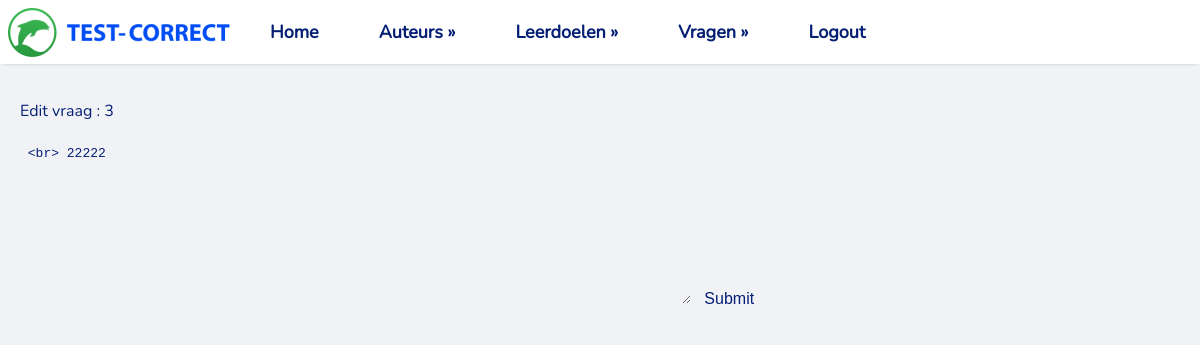
/update_web/3, run on an earlier commit of the app's database.
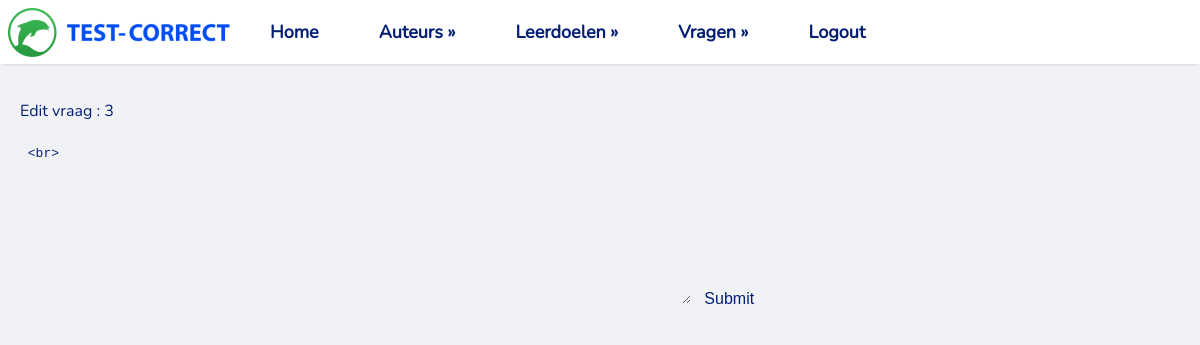
And on a later commit of the database.
### tables this page shows
CREATE TABLE `vragen` (
  `id` integer NOT NULL
,  `leerdoel` integer DEFAULT NULL
,  `vraag` text NOT NULL
,  `auteur` integer DEFAULT NULL
);

### app.py (the view)
@app.route("/update_web/<id>")
def update_HTML_errors(id=None):
    vraag = dbm.get_vraag((id))
    tables = dbm.get_table_list()
    rows, column_names = dbm.get_allhtmlcodes()
    return render_template("HTML_edit.html", id=id, rows=rows,
                           column_names=column_names, table_list=tables, vraag=vraag)

### lib/tablemodel.py (called while the page is built)
    def get_table_list(self):
        cursor = sqlite3.connect(self.database_file).cursor()
        cursor.execute("SELECT name FROM sqlite_master WHERE type='table'")
        tables = [table[0] for table in cursor.fetchall()]
        return tables

    def get_allhtmlcodes(self):
        cursor = sqlite3.connect(self.database_file).cursor()
        cursor.execute("SELECT id,vraag FROM vragen WHERE vraag LIKE '%&%' "
                       "OR vraag LIKE '%<%' OR vraag LIKE '%>%' OR vraag LIKE '%nbsp%';")
        allhtml_error_header = [column_name[0] for column_name in cursor.description]
        all_error_content = cursor.fetchall()
        return all_error_content, allhtml_error_header

    def get_vraag(self,id):
        cursor = sqlite3.connect(self.database_file).cursor()
        cursor.execute("SELECT vraag FROM vragen WHERE id = ?;", (id,))
        vraag = cursor.fetchone()[0]
        return vraag

### templates/HTML_edit.html (shortened to what this page needs)
<!DOCTYPE html>
<html lang="en">
<head>
    <link rel="stylesheet" href="/static/basic.css" type="text/css">
</head>
<body>
{% include "/Navbar.html" %}
<main>
    <p>Edit vraag :  {{id}}</p>
    <form action="/update_vraag/{{id}}" method="post">
        <textarea type="text" name="vraag" rows="10" cols="80" autofocus  required>{{vraag}}</textarea>
        <input type="submit" value="Submit" name="submit">
    </form>
</main>
</body>
</html>

What changed in the data, as far as the page shows it:
changed vragen: vraag "<br> 22222" → "<br>"
